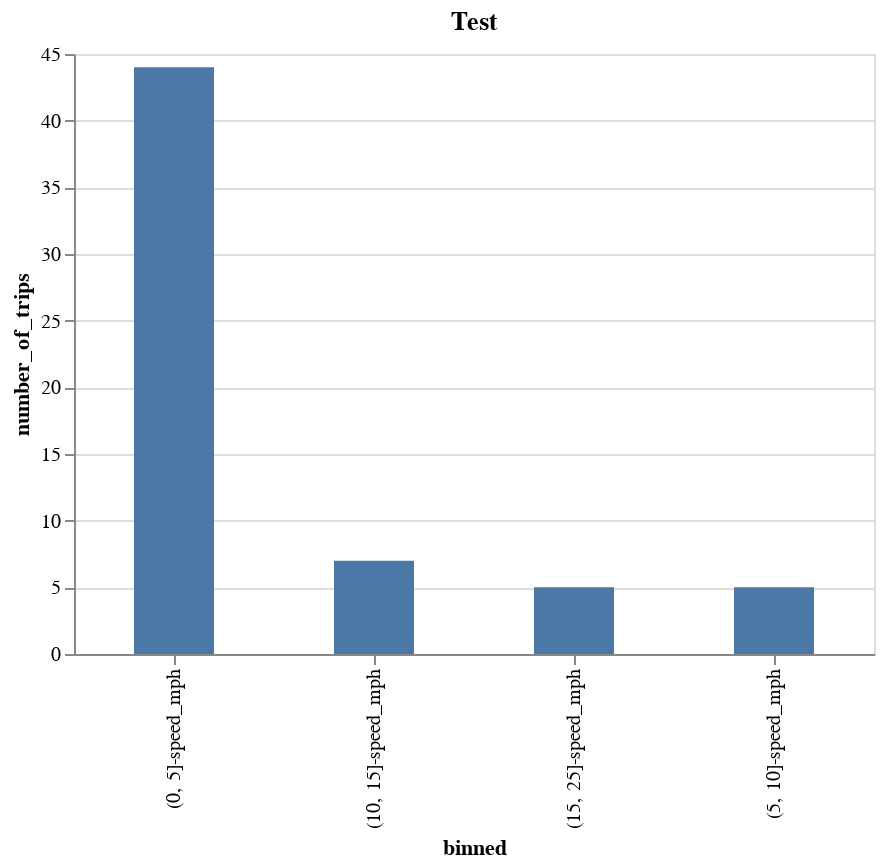

Notebook code for this chart:
### Code cell
threshold_utils.chart_size(chart2, 400, 300)

### Figure 1 — Vega-Lite specification as saved in the notebook (floating-point values rounded to 4 significant figures)
{"config": {"view": {"continuousWidth": 400, "continuousHeight": 300}}, "data": {"name": "data-9abb55f0ce29c36e3c975c7729328c99"}, "mark": {"type": "bar", "size": 40}, "encoding": {"tooltip": [{"field": "binned", "type": "nominal"}, {"field": "number_of_trips", "type": "quantitative"}], "x": {"field": "binned", "type": "nominal"}, "y": {"field": "number_of_trips", "type": "quantitative"}}, "height": 300, "selection": {"selector009": {"type": "interval", "bind": "scales", "encodings": ["x", "y"]}}, "title": "Test", "width": 400, "$schema": "https://vega.github.io/schema/vega-lite/v4.17.0.json", "datasets": {"data-9abb55f0ce29c36e3c975c7729328c99": [{"binned": "(0, 5]-speed_mph", "number_of_trips": 44}, {"binned": "(10, 15]-speed_mph", "number_of_trips": 7}, {"binned": "(15, 25]-speed_mph", "number_of_trips": 5}, {"binned": "(5, 10]-speed_mph", "number_of_trips": 5}]}}
